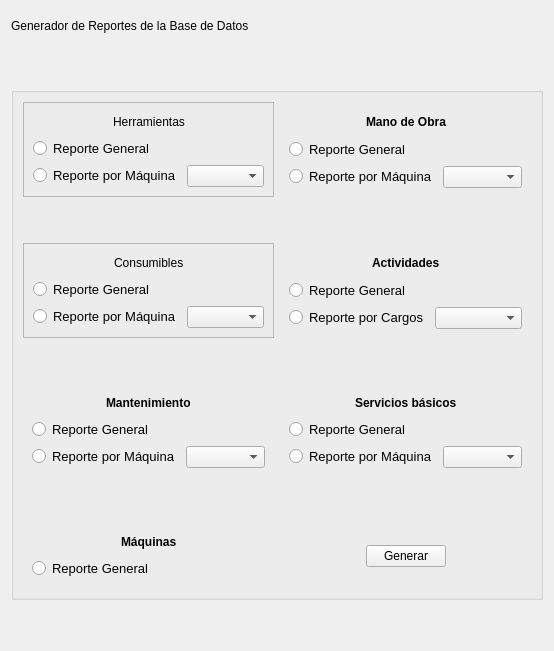
      <widget class="QWidget" name="page_10">
       <layout class="QVBoxLayout" name="verticalLayout_24">
        <item>
         <widget class="QLabel" name="label_23">
          <property name="minimumSize">
           <size>
            <width>0</width>
            <height>30</height>
           </size>
          </property>
          <property name="text">
           <string>Generador de Reportes de la Base de Datos</string>
          </property>
         </widget>
        </item>
        <item>
         <spacer name="verticalSpacer_49">
          <property name="orientation">
           <enum>Qt::Vertical</enum>
          </property>
          <property name="sizeHint" stdset="0">
           <size>
            <width>20</width>
            <height>40</height>
           </size>
          </property>
         </spacer>
        </item>
        <item>
         <widget class="QGroupBox" name="groupBox_2">
          <property name="minimumSize">
           <size>
            <width>0</width>
            <height>480</height>
           </size>
          </property>
          <property name="title">
           <string/>
          </property>
          <layout class="QGridLayout" name="gridLayout_9">
           <item row="0" column="0">
            <widget class="QFrame" name="frame_9">
             <property name="frameShape">
              <enum>QFrame::StyledPanel</enum>
             </property>
             <property name="frameShadow">
              <enum>QFrame::Raised</enum>
             </property>
             <layout class="QVBoxLayout" name="verticalLayout_16">
              <item>
               <layout class="QHBoxLayout" name="horizontalLayout_15">
                <item>
                 <spacer name="horizontalSpacer_30">
                  <property name="orientation">
                   <enum>Qt::Horizontal</enum>
                  </property>
                  <property name="sizeHint" stdset="0">
                   <size>
                    <width>40</width>
                    <height>20</height>
                   </size>
                  </property>
                 </spacer>
                </item>
                <item>
                 <widget class="QLabel" name="label_46">
                  <property name="text">
                   <string>Herramientas</string>
                  </property>
                 </widget>
                </item>
                <item>
                 <spacer name="horizontalSpacer_31">
                  <property name="orientation">
                   <enum>Qt::Horizontal</enum>
                  </property>
                  <property name="sizeHint" stdset="0">
                   <size>
                    <width>40</width>
                    <height>20</height>
                   </size>
                  </property>
                 </spacer>
                </item>
               </layout>
              </item>
              <item>
               <layout class="QHBoxLayout" name="horizontalLayout_17">
                <item>
                 <widget class="QRadioButton" name="checkherrg">
                  <property name="font">
                   <font>
                    <family>Arial</family>
                    <pointsize>10</pointsize>
                    <weight>50</weight>
                    <italic>false</italic>
                    <bold>false</bold>
                   </font>
                  </property>
                  <property name="text">
                   <string>Reporte General</string>
                  </property>
                 </widget>
                </item>
                <item>
                 <spacer name="horizontalSpacer_32">
                  <property name="orientation">
                   <enum>Qt::Horizontal</enum>
                  </property>
                  <property name="sizeHint" stdset="0">
                   <size>
                    <width>40</width>
                    <height>20</height>
                   </size>
                  </property>
                 </spacer>
                </item>
               </layout>
              </item>
              <item>
               <layout class="QHBoxLayout" name="horizontalLayout_16">
                <item>
                 <widget class="QRadioButton" name="checkherr">
                  <property name="font">
                   <font>
                    <family>Arial</family>
                    <pointsize>10</pointsize>
                    <weight>50</weight>
                    <italic>false</italic>
                    <bold>false</bold>
                   </font>
                  </property>
                  <property name="text">
                   <string>Reporte por Máquina</string>
                  </property>
                 </widget>
                </item>
                <item>
                 <widget class="QComboBox" name="comboherramientas"/>
                </item>
               </layout>
              </item>
             </layout>
             <zorder></zorder>
             <zorder></zorder>
             <zorder></zorder>
            </widget>
           </item>
           <item row="0" column="1">
            <widget class="QFrame" name="frame_4">
             <property name="font">
              <font>
               <weight>75</weight>
               <bold>true</bold>
              </font>
             </property>
             <layout class="QVBoxLayout" name="verticalLayout_20">
              <item>
               <layout class="QHBoxLayout" name="horizontalLayout_26">
                <item>
                 <spacer name="horizontalSpacer_42">
                  <property name="orientation">
                   <enum>Qt::Horizontal</enum>
                  </property>
                  <property name="sizeHint" stdset="0">
                   <size>
                    <width>40</width>
                    <height>20</height>
                   </size>
                  </property>
                 </spacer>
                </item>
                <item>
                 <widget class="QLabel" name="label_50">
                  <property name="text">
                   <string>Mano de Obra</string>
                  </property>
                 </widget>
                </item>
                <item>
                 <spacer name="horizontalSpacer_43">
                  <property name="orientation">
                   <enum>Qt::Horizontal</enum>
                  </property>
                  <property name="sizeHint" stdset="0">
                   <size>
                    <width>40</width>
                    <height>20</height>
                   </size>
                  </property>
                 </spacer>
                </item>
               </layout>
              </item>
              <item>
               <layout class="QHBoxLayout" name="horizontalLayout_28">
                <item>
                 <widget class="QRadioButton" name="checkmanog">
                  <property name="font">
                   <font>
                    <family>Arial</family>
                    <pointsize>10</pointsize>
                    <weight>50</weight>
                    <italic>false</italic>
                    <bold>false</bold>
                   </font>
                  </property>
                  <property name="text">
                   <string>Reporte General</string>
                  </property>
                 </widget>
                </item>
                <item>
                 <spacer name="horizontalSpacer_44">
                  <property name="orientation">
                   <enum>Qt::Horizontal</enum>
                  </property>
                  <property name="sizeHint" stdset="0">
                   <size>
                    <width>40</width>
                    <height>20</height>
                   </size>
                  </property>
                 </spacer>
                </item>
               </layout>
              </item>
              <item>
               <layout class="QHBoxLayout" name="horizontalLayout_27">
                <item>
                 <widget class="QRadioButton" name="checkmano">
                  <property name="font">
                   <font>
                    <family>Arial</family>
                    <pointsize>10</pointsize>
                    <weight>50</weight>
                    <italic>false</italic>
                    <bold>false</bold>
                   </font>
                  </property>
                  <property name="text">
                   <string>Reporte por Máquina</string>
                  </property>
                 </widget>
                </item>
                <item>
                 <widget class="QComboBox" name="combomanoobra"/>
                </item>
               </layout>
              </item>
             </layout>
            </widget>
           </item>
           <item row="4" column="1">
            <widget class="QFrame" name="frame_6">
             <property name="font">
              <font>
               <weight>75</weight>
               <bold>true</bold>
              </font>
             </property>
             <layout class="QVBoxLayout" name="verticalLayout_21">
              <item>
               <layout class="QHBoxLayout" name="horizontalLayout_29">
                <item>
                 <spacer name="horizontalSpacer_45">
                  <property name="orientation">
                   <enum>Qt::Horizontal</enum>
                  </property>
                  <property name="sizeHint" stdset="0">
                   <size>
                    <width>40</width>
                    <height>20</height>
                   </size>
                  </property>
                 </spacer>
                </item>
                <item>
                 <widget class="QLabel" name="label_51">
                  <property name="text">
                   <string>Actividades</string>
                  </property>
                 </widget>
                </item>
                <item>
                 <spacer name="horizontalSpacer_46">
                  <property name="orientation">
                   <enum>Qt::Horizontal</enum>
                  </property>
                  <property name="sizeHint" stdset="0">
                   <size>
                    <width>40</width>
                    <height>20</height>
                   </size>
                  </property>
                 </spacer>
                </item>
               </layout>
              </item>
              <item>
               <layout class="QHBoxLayout" name="horizontalLayout_30">
                <item>
                 <widget class="QRadioButton" name="checkactivg">
                  <property name="font">
                   <font>
                    <family>Arial</family>
                    <pointsize>10</pointsize>
                    <weight>50</weight>
                    <italic>false</italic>
                    <bold>false</bold>
                   </font>
                  </property>
                  <property name="text">
                   <string>Reporte General</string>
                  </property>
                 </widget>
                </item>
                <item>
                 <spacer name="horizontalSpacer_47">
                  <property name="orientation">
                   <enum>Qt::Horizontal</enum>
                  </property>
                  <property name="sizeHint" stdset="0">
                   <size>
                    <width>40</width>
                    <height>20</height>
                   </size>
                  </property>
                 </spacer>
                </item>
               </layout>
              </item>
              <item>
               <layout class="QHBoxLayout" name="horizontalLayout_31">
                <item>
                 <widget class="QRadioButton" name="checkactiv">
                  <property name="font">
                   <font>
                    <family>Arial</family>
                    <pointsize>10</pointsize>
                    <weight>50</weight>
                    <italic>false</italic>
                    <bold>false</bold>
                   </font>
                  </property>
                  <property name="text">
                   <string>Reporte por Cargos</string>
                  </property>
                 </widget>
                </item>
                <item>
                 <widget class="QComboBox" name="comboactividades"/>
                </item>
               </layout>
              </item>
             </layout>
            </widget>
           </item>
           <item row="8" column="0">
            <widget class="QFrame" name="frame">
             <property name="font">
              <font>
               <weight>75</weight>
               <bold>true</bold>
              </font>
             </property>
             <layout class="QVBoxLayout" name="verticalLayout_19">
              <item>
               <layout class="QHBoxLayout" name="horizontalLayout_24">
                <item>
                 <spacer name="horizontalSpacer_39">
                  <property name="orientation">
                   <enum>Qt::Horizontal</enum>
                  </property>
                  <property name="sizeHint" stdset="0">
                   <size>
                    <width>40</width>
                    <height>20</height>
                   </size>
                  </property>
                 </spacer>
                </item>
                <item>
                 <widget class="QLabel" name="label_49">
                  <property name="text">
                   <string>Máquinas</string>
                  </property>
                 </widget>
                </item>
                <item>
                 <spacer name="horizontalSpacer_40">
                  <property name="orientation">
                   <enum>Qt::Horizontal</enum>
                  </property>
                  <property name="sizeHint" stdset="0">
                   <size>
                    <width>40</width>
                    <height>20</height>
                   </size>
                  </property>
                 </spacer>
                </item>
               </layout>
              </item>
              <item>
               <layout class="QHBoxLayout" name="horizontalLayout_25">
                <item>
                 <widget class="QRadioButton" name="checkmaqg">
                  <property name="font">
                   <font>
                    <family>Arial</family>
                    <pointsize>10</pointsize>
                    <weight>50</weight>
                    <italic>false</italic>
                    <bold>false</bold>
                   </font>
                  </property>
                  <property name="text">
                   <string>Reporte General</string>
                  </property>
                 </widget>
                </item>
                <item>
                 <spacer name="horizontalSpacer_41">
                  <property name="orientation">
                   <enum>Qt::Horizontal</enum>
                  </property>
                  <property name="sizeHint" stdset="0">
                   <size>
                    <width>40</width>
                    <height>20</height>
                   </size>
                  </property>
                 </spacer>
                </item>
               </layout>
              </item>
             </layout>
            </widget>
           </item>
           <item row="8" column="1">
            <layout class="QHBoxLayout" name="horizontalLayout_35">
             <item>
              <spacer name="horizontalSpacer_51">
               <property name="orientation">
                <enum>Qt::Horizontal</enum>
               </property>
               <property name="sizeHint" stdset="0">
                <size>
                 <width>40</width>
                 <height>20</height>
                </size>
               </property>
              </spacer>
             </item>
             <item>
              <layout class="QVBoxLayout" name="verticalLayout_23">
               <item>
                <spacer name="verticalSpacer_44">
                 <property name="orientation">
                  <enum>Qt::Vertical</enum>
                 </property>
                 <property name="sizeHint" stdset="0">
                  <size>
                   <width>20</width>
                   <height>17</height>
                  </size>
                 </property>
                </spacer>
               </item>
               <item>
                <widget class="QPushButton" name="genreport">
                 <property name="text">
                  <string>Generar</string>
                 </property>
                </widget>
               </item>
               <item>
                <spacer name="verticalSpacer_45">
                 <property name="orientation">
                  <enum>Qt::Vertical</enum>
                 </property>
                 <property name="sizeHint" stdset="0">
                  <size>
                   <width>20</width>
                   <height>13</height>
                  </size>
                 </property>
                </spacer>
               </item>
              </layout>
             </item>
             <item>
              <spacer name="horizontalSpacer_52">
               <property name="orientation">
                <enum>Qt::Horizontal</enum>
               </property>
               <property name="sizeHint" stdset="0">
                <size>
                 <width>40</width>
                 <height>20</height>
                </size>
               </property>
              </spacer>
             </item>
            </layout>
           </item>
           <item row="5" column="1">
            <spacer name="verticalSpacer_47">
             <property name="orientation">
              <enum>Qt::Vertical</enum>
             </property>
             <property name="sizeHint" stdset="0">
              <size>
               <width>20</width>
               <height>40</height>
              </size>
             </property>
            </spacer>
           </item>
           <item row="2" column="0">
            <spacer name="verticalSpacer_46">
             <property name="orientation">
              <enum>Qt::Vertical</enum>
             </property>
             <property name="sizeHint" stdset="0">
              <size>
               <width>20</width>
               <height>40</height>
              </size>
             </property>
            </spacer>
           </item>
           <item row="7" column="0">
            <spacer name="verticalSpacer_48">
             <property name="orientation">
              <enum>Qt::Vertical</enum>
             </property>
             <property name="sizeHint" stdset="0">
              <size>
               <width>20</width>
               <height>40</height>
              </size>
             </property>
            </spacer>
           </item>
           <item row="6" column="1">
            <widget class="QFrame" name="frame_8">
             <property name="font">
              <font>
               <weight>75</weight>
               <bold>true</bold>
              </font>
             </property>
             <layout class="QVBoxLayout" name="verticalLayout_22">
              <item>
               <layout class="QHBoxLayout" name="horizontalLayout_32">
                <item>
                 <spacer name="horizontalSpacer_48">
                  <property name="orientation">
                   <enum>Qt::Horizontal</enum>
                  </property>
                  <property name="sizeHint" stdset="0">
                   <size>
                    <width>40</width>
                    <height>20</height>
                   </size>
                  </property>
                 </spacer>
                </item>
                <item>
                 <widget class="QLabel" name="label_52">
                  <property name="text">
                   <string>Servicios básicos</string>
                  </property>
                 </widget>
                </item>
                <item>
                 <spacer name="horizontalSpacer_49">
                  <property name="orientation">
                   <enum>Qt::Horizontal</enum>
                  </property>
                  <property name="sizeHint" stdset="0">
                   <size>
                    <width>40</width>
                    <height>20</height>
                   </size>
                  </property>
                 </spacer>
                </item>
               </layout>
              </item>
              <item>
               <layout class="QHBoxLayout" name="horizontalLayout_33">
                <item>
                 <widget class="QRadioButton" name="checkbasg">
                  <property name="font">
                   <font>
                    <family>Arial</family>
                    <pointsize>10</pointsize>
                    <weight>50</weight>
                    <italic>false</italic>
                    <bold>false</bold>
                   </font>
                  </property>
                  <property name="text">
                   <string>Reporte General</string>
                  </property>
                 </widget>
                </item>
                <item>
                 <spacer name="horizontalSpacer_50">
                  <property name="orientation">
                   <enum>Qt::Horizontal</enum>
                  </property>
                  <property name="sizeHint" stdset="0">
                   <size>
                    <width>40</width>
                    <height>20</height>
                   </size>
                  </property>
                 </spacer>
                </item>
               </layout>
              </item>
              <item>
               <layout class="QHBoxLayout" name="horizontalLayout_34">
                <item>
                 <widget class="QRadioButton" name="checkbas">
                  <property name="font">
                   <font>
                    <family>Arial</family>
                    <pointsize>10</pointsize>
                    <weight>50</weight>
                    <italic>false</italic>
                    <bold>false</bold>
                   </font>
                  </property>
                  <property name="text">
                   <string>Reporte por Máquina</string>
                  </property>
                 </widget>
                </item>
                <item>
                 <widget class="QComboBox" name="combobasicos"/>
                </item>
               </layout>
              </item>
             </layout>
            </widget>
           </item>
           <item row="6" column="0">
            <widget class="QFrame" name="frame_7">
             <property name="font">
              <font>
               <weight>75</weight>
               <bold>true</bold>
              </font>
             </property>
             <layout class="QVBoxLayout" name="verticalLayout_18">
              <item>
               <layout class="QHBoxLayout" name="horizontalLayout_21">
                <item>
                 <spacer name="horizontalSpacer_36">
                  <property name="orientation">
                   <enum>Qt::Horizontal</enum>
                  </property>
                  <property name="sizeHint" stdset="0">
                   <size>
                    <width>40</width>
                    <height>20</height>
                   </size>
                  </property>
                 </spacer>
                </item>
                <item>
                 <widget class="QLabel" name="label_48">
                  <property name="text">
                   <string>Mantenimiento</string>
                  </property>
                 </widget>
                </item>
                <item>
                 <spacer name="horizontalSpacer_37">
                  <property name="orientation">
                   <enum>Qt::Horizontal</enum>
                  </property>
                  <property name="sizeHint" stdset="0">
                   <size>
                    <width>40</width>
                    <height>20</height>
                   </size>
                  </property>
                 </spacer>
                </item>
               </layout>
              </item>
              <item>
               <layout class="QHBoxLayout" name="horizontalLayout_23">
                <item>
                 <widget class="QRadioButton" name="checkmantg">
                  <property name="font">
                   <font>
                    <family>Arial</family>
                    <pointsize>10</pointsize>
                    <weight>50</weight>
                    <italic>false</italic>
                    <bold>false</bold>
                   </font>
                  </property>
                  <property name="text">
                   <string>Reporte General</string>
                  </property>
                 </widget>
                </item>
                <item>
                 <spacer name="horizontalSpacer_38">
                  <property name="orientation">
                   <enum>Qt::Horizontal</enum>
                  </property>
                  <property name="sizeHint" stdset="0">
                   <size>
                    <width>40</width>
                    <height>20</height>
                   </size>
                  </property>
                 </spacer>
                </item>
               </layout>
              </item>
              <item>
               <layout class="QHBoxLayout" name="horizontalLayout_22">
                <item>
                 <widget class="QRadioButton" name="checkmant">
                  <property name="font">
                   <font>
                    <family>Arial</family>
                    <pointsize>10</pointsize>
                    <weight>50</weight>
                    <italic>false</italic>
                    <bold>false</bold>
                   </font>
                  </property>
                  <property name="text">
                   <string>Reporte por Máquina</string>
                  </property>
                 </widget>
                </item>
                <item>
                 <widget class="QComboBox" name="combomaqmantenimiento"/>
                </item>
               </layout>
              </item>
             </layout>
            </widget>
           </item>
           <item row="4" column="0">
            <widget class="QFrame" name="frame_10">
             <property name="frameShape">
              <enum>QFrame::StyledPanel</enum>
             </property>
             <property name="frameShadow">
              <enum>QFrame::Raised</enum>
             </property>
             <layout class="QVBoxLayout" name="verticalLayout_25">
              <item>
               <layout class="QHBoxLayout" name="horizontalLayout_18">
                <item>
                 <spacer name="horizontalSpacer_33">
                  <property name="orientation">
                   <enum>Qt::Horizontal</enum>
                  </property>
                  <property name="sizeHint" stdset="0">
                   <size>
                    <width>40</width>
                    <height>20</height>
                   </size>
                  </property>
                 </spacer>
                </item>
                <item>
                 <widget class="QLabel" name="label_47">
                  <property name="text">
                   <string>Consumibles</string>
                  </property>
                 </widget>
                </item>
                <item>
                 <spacer name="horizontalSpacer_34">
                  <property name="orientation">
                   <enum>Qt::Horizontal</enum>
                  </property>
                  <property name="sizeHint" stdset="0">
                   <size>
                    <width>40</width>
                    <height>20</height>
                   </size>
                  </property>
                 </spacer>
                </item>
               </layout>
              </item>
              <item>
               <layout class="QHBoxLayout" name="horizontalLayout_19">
                <item>
                 <widget class="QRadioButton" name="checkconsug">
                  <property name="font">
                   <font>
                    <family>Arial</family>
                    <pointsize>10</pointsize>
                    <weight>50</weight>
                    <italic>false</italic>
                    <bold>false</bold>
                   </font>
                  </property>
                  <property name="text">
                   <string>Reporte General</string>
                  </property>
                 </widget>
                </item>
                <item>
                 <spacer name="horizontalSpacer_35">
                  <property name="orientation">
                   <enum>Qt::Horizontal</enum>
                  </property>
                  <property name="sizeHint" stdset="0">
                   <size>
                    <width>40</width>
                    <height>20</height>
                   </size>
                  </property>
                 </spacer>
                </item>
               </layout>
              </item>
              <item>
               <layout class="QHBoxLayout" name="horizontalLayout_20">
                <item>
                 <widget class="QRadioButton" name="checkconsu">
                  <property name="font">
                   <font>
                    <family>Arial</family>
                    <pointsize>10</pointsize>
                    <weight>50</weight>
                    <italic>false</italic>
                    <bold>false</bold>
                   </font>
                  </property>
                  <property name="text">
                   <string>Reporte por Máquina</string>
                  </property>
                 </widget>
                </item>
                <item>
                 <widget class="QComboBox" name="comboconsuibles"/>
                </item>
               </layout>
              </item>
             </layout>
            </widget>
           </item>
          </layout>
         </widget>
        </item>
        <item>
         <spacer name="verticalSpacer_50">
          <property name="orientation">
           <enum>Qt::Vertical</enum>
          </property>
          <property name="sizeHint" stdset="0">
           <size>
            <width>20</width>
            <height>40</height>
           </size>
          </property>
         </spacer>
        </item>
       </layout>
      </widget>
